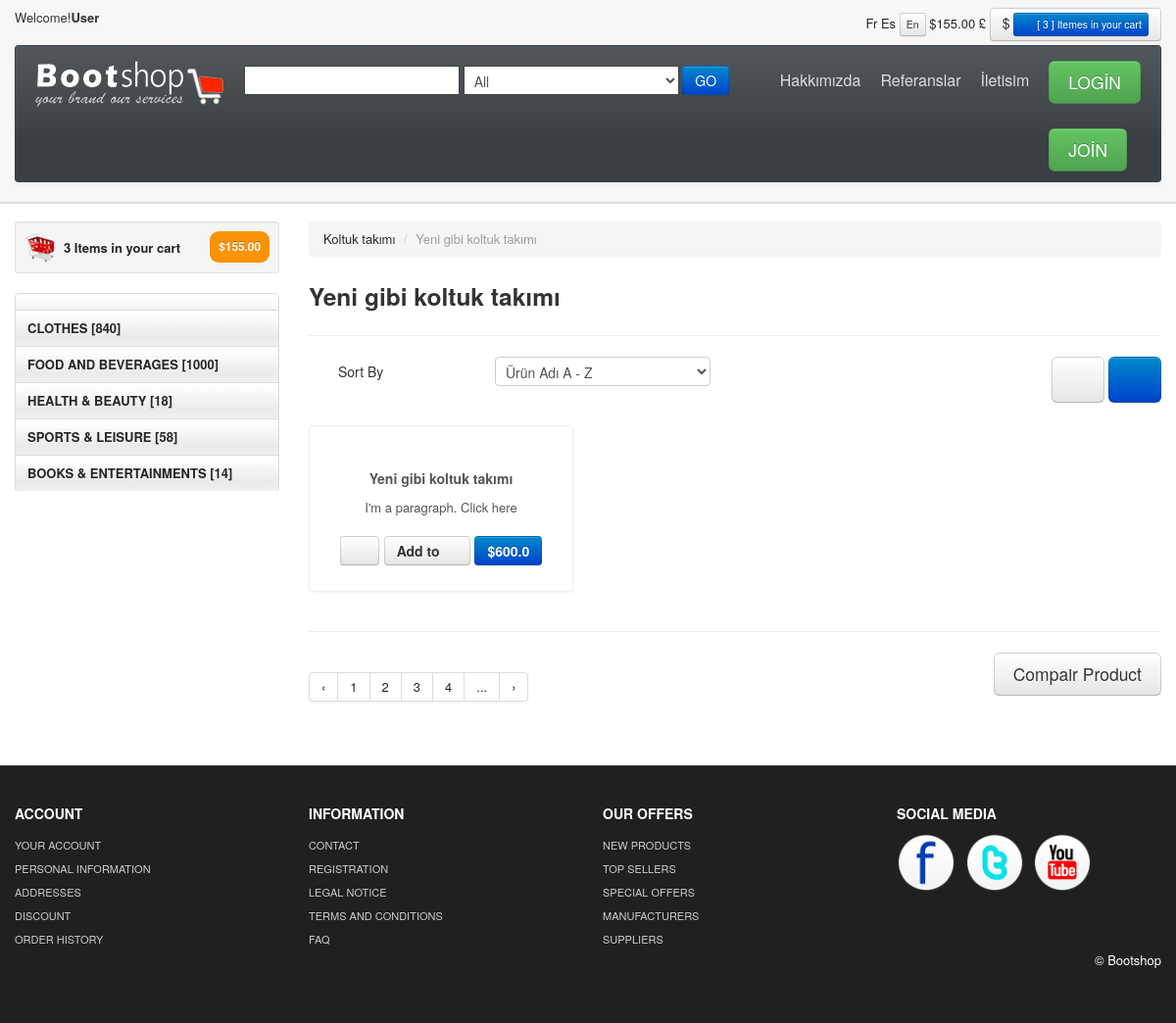
The page /category/19/koltuk-takimi on the database its author committed.
### product/models.py (models this page shows, shortened)
class Category(MPTTModel):
    STATUS =(
        ('True' ,'Evet'),
        ('False' , 'Hayır'),
    )
    title = models.CharField(blank=True,max_length=200)
    description = models.CharField(blank=True,max_length=200)
    keywords = models.CharField(blank=True,max_length=200)
    image = models.ImageField(blank=True,upload_to='images/')
    status = models.CharField(max_length=10,choices=STATUS)
    slug = models.SlugField(null=False,unique=True)
    parent = TreeForeignKey('self',blank=True,null=True,related_name='children',on_delete=models.CASCADE)
    create_at =models.DateTimeField(auto_now_add=True)
    update_at =models.DateTimeField(auto_now=True)
    class MPTTMeta:
        order_insertion_by = ['title']
    def image_tag(self):
        return mark_safe('<img src="{}" height="50"/>'.format(self.image.url))
    image_tag.short_description = 'Image'

class Produce(models.Model):
        STATUS = (
            ('True', 'Evet'),
            ('False', 'Hayır'),
        )
        category = models.ForeignKey('Category', on_delete=models.CASCADE)
        title = models.CharField(blank=True,max_length=200)
        keywords = models.CharField(blank=True,max_length=200)
        description = models.CharField(blank=True,max_length=200)
        image = models.ImageField(blank=True, upload_to='images/')
        price =models.FloatField()
        amount =models.IntegerField()
        detail=RichTextUploadingField()
        slug = models.SlugField(null=False,unique=True)
        status = models.CharField(max_length=10, choices=STATUS)
        create_at = models.DateTimeField(auto_now_add=True)
        update_at = models.DateTimeField(auto_now=True)
        def image_tag(self):
            return mark_safe('<img src="{}" height="50"/>'.format(self.image.url))
        image_tag.short_description = 'Image'

### home/views.py (the view)
# urls.py: path('category/<int:id>/<slug:slug>',views.category_produces,name='category_produces'),
def category_produces(request,id,slug):
    category = Category.objects.all()
    categorydata = Category.objects.get(pk=id)
    produces=Produce.objects.filter(category_id=id)
    context ={'produces':produces,'category':category,'categorydata':categorydata}
    return render(request,'produces.html',context)

### home/templates/produces.html (shortened to what this page needs)
{% extends "homebase.html"%}
{%block content %}
<div id="mainBody">
<div class="container">
	<div class="row">
		<div id="sidebar" class="span3">
		<div class="well well-small"><a id="myCart" href="product_summary.html"><img src="themes/images/ico-cart.png" alt="cart">3 Items in your cart  <span class="badge badge-warning pull-right">$155.00</span></a></div>
		<ul id="sideManu" class="nav nav-tabs nav-stacked">
			{% load mptt_tags %}
					{% recursetree category %}
						<li {% if not node.is_leaf_node %} class="subMenu open" {% endif %}>
							<a href="/category/{{node.id}}/{{node.slug}}" >{{ node.title }}</a>
						</li>
					{% endrecursetree %}
			<li class="subMenu"><a> CLOTHES [840] </a>
			</li>
			<li class="subMenu"><a>FOOD AND BEVERAGES [1000]</a>
			</li>
			<li><a href="products.html">HEALTH & BEAUTY [18]</a></li>
			<li><a href="products.html">SPORTS & LEISURE [58]</a></li>
			<li><a href="products.html">BOOKS & ENTERTAINMENTS [14]</a></li>
		</ul>
		<br/>
	</div>
	<div class="span9">
		{%for rs in produces%}
    <ul class="breadcrumb">
		<li><a href="index.html">{{ categorydata.title  }}
		</a > <span class="divider">/</span></li>
		<li class="active">{{rs.title}}</li>
    </ul>
	<h3> {{rs.title}} <small class="pull-right"> </small></h3>
	<hr class="soft"/>
	<form class="form-horizontal span6">
		<div class="control-group">
		  <label class="control-label alignL">Sort By </label>
			<select>
              <option>Ürün Adı A - Z</option>
            </select>
		</div>
	  </form>
<div id="myTab" class="pull-right">
 <a href="#listView" data-toggle="tab"><span class="btn btn-large"><i class="icon-list"></i></span></a>
 <a href="#blockView" data-toggle="tab"><span class="btn btn-large btn-primary"><i class="icon-th-large"></i></span></a>
</div>
<br class="clr"/>
<div class="tab-content">
	<div class="tab-pane  active" id="blockView">
		<ul class="thumbnails">
			<li class="span3">
			  <div class="thumbnail">
				<a href="/product/{{rs.id}}/{{rs.slug}}"><img src="{{rs.image.url}}" alt=""/></a>
				<div class="caption">
				  <h5>{{rs.title}}</h5>
				  <p>
					I'm a paragraph. Click here
				  </p>
				   <h4 style="text-align:center"><a class="btn" href="/product/{{rs.id}}/{{rs.slug}}">
					   <i	class="icon-zoom-in"></i></a>
					   <a class="btn" href="#">Add to <i class="icon-shopping-cart"></i></a>
					   <a class="btn btn-primary" href="/product/{{rs.id}}/{{rs.slug}}	">${{rs.price}}</a></h4>
				</div>
			  </div>
			</li>
		  </ul>
	<hr class="soft"/>
	</div>
</div>
	<a href="compair.html" class="btn btn-large pull-right">Compair Product</a>
	<div class="pagination">
			<ul>
			<li><a href="#">&lsaquo;</a></li>
			<li><a href="#">1</a></li>
			<li><a href="#">2</a></li>
			<li><a href="#">3</a></li>
			<li><a href="#">4</a></li>
			<li><a href="#">...</a></li>
			<li><a href="#">&rsaquo;</a></li>
			</ul>
			</div>
			<br class="clr"/>
</div>
</div>
</div>
</div>
{%endfor%}
{% endblock %}

### home/static/themes/css/base.css (style rules this page uses)
#mainBody { border-top:2px solid #dedede; padding-top: 18px; }
#myCart img { float:left; margin-right:8px; }
#myCart .badge { padding: 9px; }
#myCart { font-size: 13px;font-weight: bold; line-height: 33px; }
#sidebar ul { list-style: none;padding: 0;margin: 0;width: 100%; }
#sidebar li a { font-weight:bold; background:url(../images/tabRepeatInactive.png) repeat-x 0 0; color:#262626; }
.thumbnail>a { display:block; text-align:center }
.thumbnail h5,.thumbnail p { text-align:center }
.control-label.alignL, .alignL { text-align:left; }
[class^="icon-"], [class*=" icon-"] { background-image: none; }
.navbar .nav.pull-right, #sideManu { overflow:hidden; }

### rows shown on the page
Produce: title "Yeni gibi koltuk takımı", price "600.0"
Category: title "Koltuk takımı"
